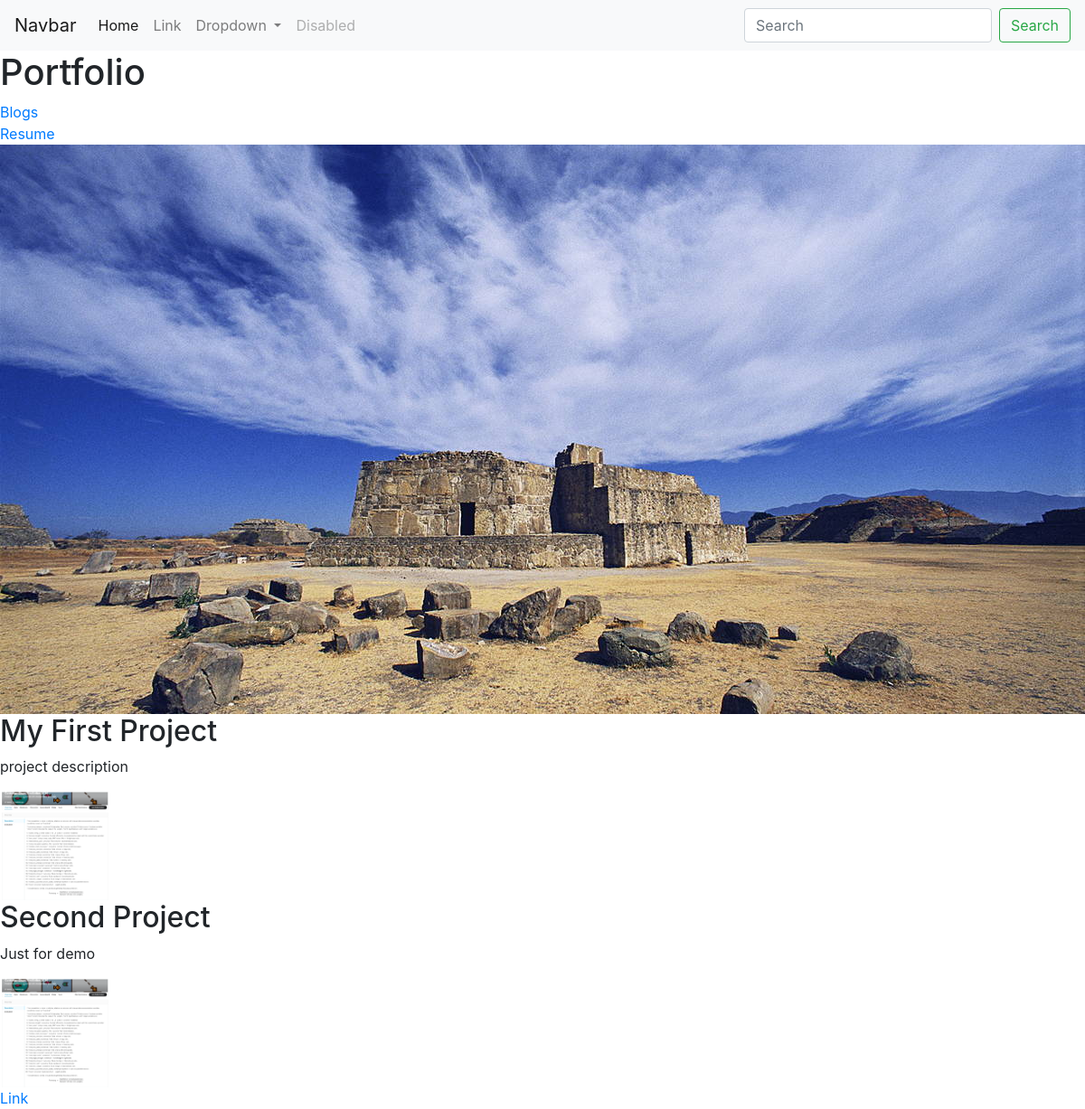
The page / on the database its author committed.
### portfolio/models.py (models this page shows, shortened)
class Project(models.Model):
    title = models.CharField(max_length=100)
    description = models.CharField(max_length=250)
    image = models.ImageField(upload_to='portfolio/images/')
    url = models.URLField(blank=True)

### portfolio/views.py (the view)
# urls.py: 2. Add a URL to urlpatterns:  path('', views.home, name='home')
def home(request):
    projects=Project.objects.all()
    return render(request, 'portfolio/home.html', {'projects': projects})

### portfolio/templates/portfolio/home.html
{% extends 'portfolio/base.html' %}
{% block content %}
<h1>Portfolio</h1>
{% load static %}
<a href="{% url 'blog:all_blogs' %}">Blogs</a>
<br>
<a href="{% static 'portfolio/em_resume.pdf' %}">Resume</a>
<br>
<img src="{% static 'portfolio/pic1.jpg' %}" class="img-fluid">
{% for project in projects %}
<h2>{{ project.title }}</h2>
<p>{{ project.description }}</p>
<img src = {{ project.image.url }} height=120, width = 120>
{% if project.url %}
    <br><a href={{ project.url }}>Link</a>
{% endif %}
{% endfor %}
{% endblock %}

### portfolio/templates/portfolio/base.html (shortened to what this page needs)
<!doctype html>
<html lang="en">
  <head>
    <link rel="stylesheet" href="https://stackpath.bootstrapcdn.com/bootstrap/4.4.1/css/bootstrap.min.css">
  </head>
  <body>
    <nav class="navbar navbar-expand-lg navbar-light bg-light">
        <a class="navbar-brand" href="#">Navbar</a>
        <div class="collapse navbar-collapse" id="navbarSupportedContent">
          <ul class="navbar-nav mr-auto">
            <li class="nav-item active">
              <a class="nav-link" href="#">Home <span class="sr-only">(current)</span></a>
            </li>
            <li class="nav-item">
              <a class="nav-link" href="#">Link</a>
            </li>
            <li class="nav-item dropdown">
              <a class="nav-link dropdown-toggle" href="#" id="navbarDropdown" role="button" data-toggle="dropdown" aria-haspopup="true" aria-expanded="false">
                Dropdown
              </a>
            </li>
            <li class="nav-item">
              <a class="nav-link disabled" href="#" tabindex="-1" aria-disabled="true">Disabled</a>
            </li>
          </ul>
          <form class="form-inline my-2 my-lg-0">
            <input class="form-control mr-sm-2" type="search" placeholder="Search" aria-label="Search">
            <button class="btn btn-outline-success my-2 my-sm-0" type="submit">Search</button>
          </form>
        </div>
      </nav>
      {% block content %}{% endblock %}
  </body>
</html>

### rows shown on the page
Project: title "My First Project", description "project description", image (picture)
Project: title "Second Project", description "Just for demo", image (picture)
